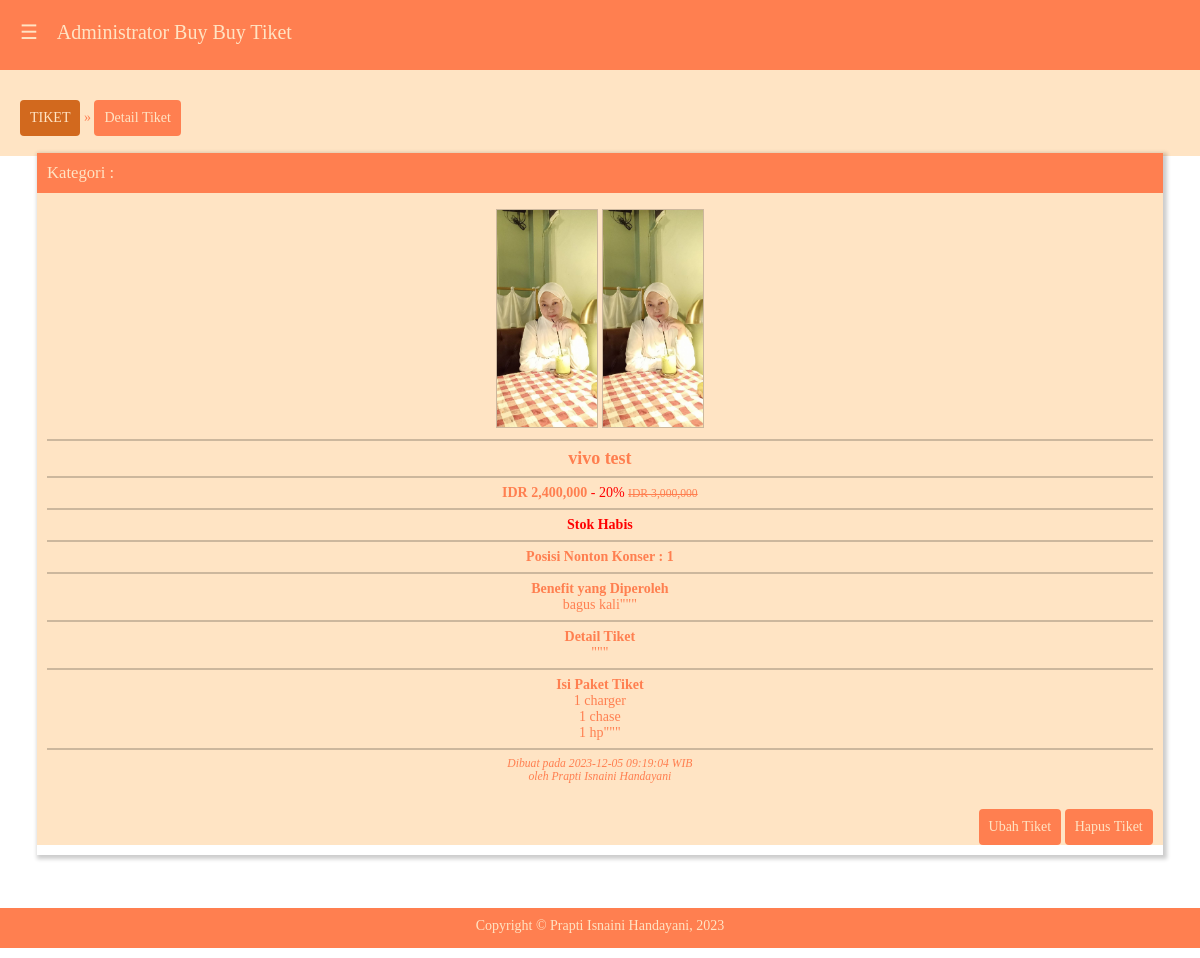
Screenshot of /admin/index.php?p=produkdetail&id=1 (signed in) with the database file from the repository.
### tables this page shows
CREATE TABLE IF NOT EXISTS `produk` (
  `idproduk` int(11) NOT NULL AUTO_INCREMENT,
  `idkat` int(11) NOT NULL,
  `idadmin` int(11) NOT NULL,
  `nama` varchar(100) NOT NULL,
  `harga` double NOT NULL,
  `stok` int(11) NOT NULL,
  `spesifikasi` text NOT NULL,
  `detail` text NOT NULL,
  `diskon` int(11) NOT NULL,
  `berat` float NOT NULL,
  `isikotak` text NOT NULL,
  `foto1` text NOT NULL,
  `foto2` text NOT NULL,
  `tglproduk` datetime NOT NULL,
  PRIMARY KEY (`idproduk`)
);

### admin/produkdetail.php (the view, shortened to what this page needs)
<button type="button" class="btn btn-dis">TIKET</button> &raquo;
<a href="<?php echo "?p=produkadd"; ?>"><button type="button" class="btn btn-add">Detail Tiket</button></a>
<br />
<?php
$sqlp = mysqli_query($kon, "select * from produk where idproduk='$_GET[id]'");
$rp = mysqli_fetch_array($sqlp);
	$rk = mysqli_fetch_array($sqlp);
	$hrg = number_format($rp["harga"]);
	if($rp["stok"] > 0){
		$stok = "<font color='#00CC00'>Stok Tersedia</font>";
	}else{
		$stok = "<font color='#FF0000'>Stok Habis</font>";
	}
	if($rp["diskon"] > 0){
		$disk = ($rp["diskon"] * $rp["harga"]) / 100;
		$hrgbaru = $rp["harga"] - $disk;
		$hrgbr = number_format ($hrgbaru);
		$diskon = "<font color='#FF0000'> - $rp[diskon]%</font>";
		$hrglama = "<font style='text-decoration:line-through'><small>IDR $hrg</small></font>";
	}else{
		$hrgbr = "";
		$diskon = "";
		$hrglama = "<b>$hrg</b>";
		}
		echo "<div class='dh12'>";
		echo "<div class='card'>";
		echo "<div class='kepalacard'><small>Kategori : </small> $rk[namakat]</div>";
		echo "<div class='isicard' style='text-align:center;'>";
		echo "<br>";
		echo "<img src='../fotoproduk/$rp[foto1]' border='1' width='100px'>
			  <img src='../fotoproduk/$rp[foto2]' border='1' width='100px'>
			  <hr>
			  <big>$rp[nama]</big>
			  <hr>
			  <b>IDR $hrgbr</b> $diskon $hrglama
			  <hr>
			  <b>$stok</b>
			  <hr>
			  <b>Posisi Nonton Konser : $rp[berat] </b>
			  <hr>
			  <b>Benefit yang Diperoleh</b> <br>$rp[spesifikasi]
			  <hr>
			  <b>Detail Tiket</b> <br>$rp[detail]
			  <hr>
			  <b>Isi Paket Tiket</b> <br>$rp[isikotak]
			  <hr>
			  <small><i>Dibuat pada $rp[tglproduk] WIB
			  <br>oleh $ra[namalengkap]</i></small>";
		echo "</div>";
		echo "<div class='kakicard'>";
		echo "<br><a href='?p=produkedit&id=$rp[idproduk]'><button type='button' class='btn btn-add'>Ubah Tiket</button></a>
			  <a href='?p=produkdel&id=$rp[idproduk]'><button type='button' class='btn btn-add'>Hapus Tiket</button></a>";
		echo "</div>";
		echo "</div><br>";
		echo "</div>";
?>

### admin/style.css (style rules this page uses)
body { font-family:Cambria; padding:0px; margin:0px; color:#FF7F50; font-size:14px; }
.dh12 { width:99.99% ; }
.dh1, .dh2, .dh3, .dh4, .dh5, .dh6, .dh7, .dh8, .dh9, .dh10, .dh11, .dh12 { float:left; display:inline; margin:0 0%; }
a { color:#FF7F50; text-decoration:none; }
.btn { padding:9px 9px; text-align:center; border:1px solid transparent; border-radius:4px; font-family:Cambria; font-size:14px; margin-top:10px; width:auto; }
.btn-add { color:#FFE4C4; background-color:#FF7F50; cursor:pointer; }
.btn-dis { color:#FFE4C4; background-color:#D2691E; }
hr { border:1px solid rgba(0,0,0,0.2); }
.card { margin:17px; min-height:230px; border:thin; box-shadow: 2px 2px 4px 2px rgba(0,0,0,0.2); padding-bottom:10px; }
.kepalacard { padding:10px; background-color:#FF7F50; color:#FFE4C4; font-family:Century Gothic; font-size:20px; }
.isicard { padding-left:10px; padding-right:10px; background-color:#FFE4C4; color:#FF7F50; min-height:185px; font-size:14px; }
.isicard hr, .isicard img { border:1px solid rgba(0,0,0,0.2); }
.isicard big { font-size:18px; font-weight:bold; }
.kakicard { padding-left:10px; padding-right:10px; background-color:#FFE4C4; color:#FF7F50; text-align:right; min-height:50px; }

### rows the page displays
produk: foto1 (picture), foto2 (picture), nama "vivo test", hrgbr "2,400,000", diskon "20", harga "3,000,000", berat "1", spesifikasi "bagus kali\"\"\"", detail "\"\"\"", isikotak "1 charger 1 chase 1 hp\"\"\"", tglproduk "2023-12-05 09:19:04"

### other values shown
$ra[namalengkap] "Prapti Isnaini Handayani"
